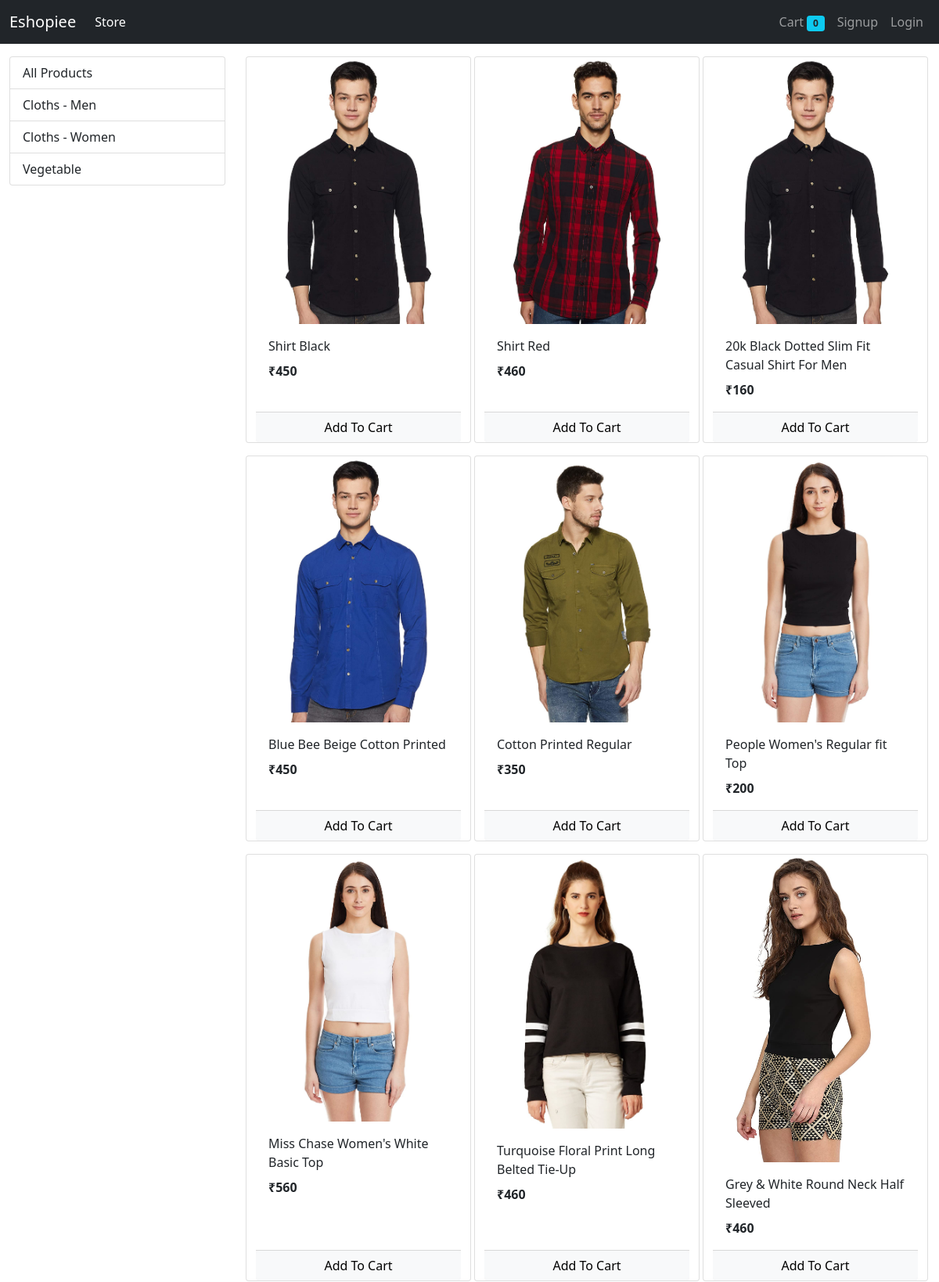
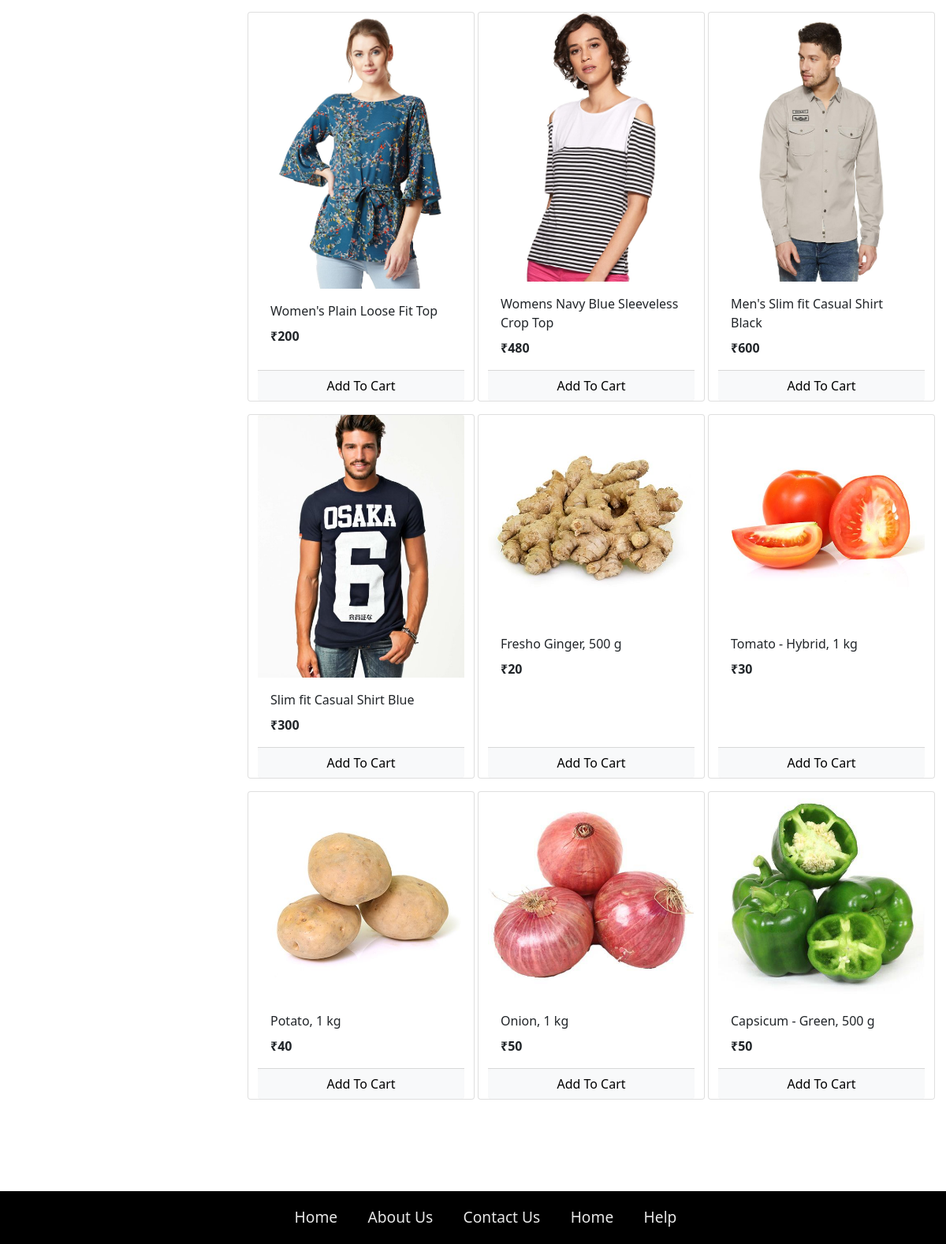
The page / on the database its author committed (2 pictures, top to bottom).
### store/models.py (models this page shows, shortened)
class Category(models.Model):
    name = models.CharField(max_length=50)
    submitted_at = models.DateTimeField(auto_now_add=True)
    updated_at = models.DateTimeField(auto_now=True)
    @staticmethod
    def get_all_categories():
        return Category.objects.all()

class Product(models.Model):
    name = models.CharField(max_length=50)
    price = models.IntegerField(default=0)
    category = models.ForeignKey(Category, on_delete=models.CASCADE, default=1)
    description = models.CharField(max_length=200,default='',blank=True)
    image = models.ImageField(upload_to='products/')
    submitted_at = models.DateTimeField(auto_now_add=True)
    updated_at = models.DateTimeField(auto_now=True)
    @staticmethod
    def get_all_products():
        return Product.objects.all()

### store/views.py (the view, shortened to what this page needs)
# urls.py: path('',Index.as_view(),name='home'),
class Index(View):
    def get(self,request):
        cart = request.session.get('cart')
        if not cart:
            request.session['cart'] = {}
        products =None
        category = Category.get_all_categories
        categoryID = request.GET.get('category')
        if categoryID:
            products = Product.get_all_products_by_categoryid(categoryID)
        else:
            products = Product.get_all_products();
        context = {
            "products":products,
            "category" : category,
        }
        print('you are :' , request.session.get('email'))
        return render(request,'index.html',context)

### store/templatetags/cart.py (called while the page is built)
@register.filter(name='is_in_cart')
def is_in_cart(product,cart):
    keys = cart.keys()
    for id in keys:
        print(id,product.id)
        print(type(id),type(product.id))
        if int(id) == product.id:
            return True
    return False

### store/templatetags/custom_filter.py (called while the page is built)
@register.filter(name='currency')
def currency(number):
    return '₹'+str(number)

### store/templates/index.html (shortened to what this page needs)
{% extends 'base.html' %}
{% block content %}
{% load cart %}
{% load custom_filter %}
<div class="container-fluid mt-3">
<div class="row">
<div class="col-lg-3 mx-auto">
<div class="list-group sticky-top">
  <a href="/" class="list-group-item list-group-item-action ">All Products</a>
  {% for cat in category %}
  <a href="?category={{cat.id}}" class="list-group-item list-group-item-action ">{{cat.name}}</a>
  {% endfor %}
</div>
</div>
 <div id="products" class="col-lg-9 mx-auto">
  <div class="row mx-auto">
    {% for product in products %}
    <div class="card mx-auto mb-3" id={{product.id}} style="width: 18rem;">
      <img class="card-img-top" src="{{product.image.url}}" alt="Card image cap">
      <div class="card-body">
        <p class="card-title">{{product.name}}</p>
        <p class="card-text"><b>{{product.price|currency}}</b></p>
      </div>
<div class="card-footer p-0  no-gutters">
  {% if product|is_in_cart:request.session.cart %}
  <div class="row no-gutters">
    <form action="/#{{product.id}}" class="col-2" method="POST">
      {% csrf_token %}
      <input hidden type="text" name="product" id="" value="{{product.id}}">
      <input hidden type="text" name="remove" id="" value="True">
      <input type="submit" value=" - " class=" btn btn-block btn-secondary">
     </form>
    <div class="text-center col">{{product|cart_quantity:request.session.cart}} in Cart</div>
   <form action="/#{{product.id}}" class="col-2" method="POST">
    {% csrf_token %}
    <input hidden type="text" name="product" id="" value="{{product.id}}">
    <input type="submit" value=" + " class=" btn btn-block btn-secondary">
   </form>
  </div>
{% else %}
  <form action="/#{{product.id}}" method="POST" class="btn-block">
    <input  type="submit" class="float-right btn btn-light form-control" value="Add To Cart">
  </form>
{% endif %}
</div>
    </div>
    {% endfor %}
  </div>
 </div>
</div>
</div>
{% endblock %}

### store/templates/base.html (shortened to what this page needs)
{% load static %}
<!doctype html>
<html lang="en">
  <head>
    <link rel="stylesheet" href="{% static 'css/basebootstrap.min.css' %}">
  </head>
  <body>
<nav class="navbar navbar-expand-lg navbar-dark bg-dark">
    <div class="container-fluid">
      <a class="navbar-brand" href="/">Eshopiee</a>
      <div class="collapse navbar-collapse" id="navbarSupportedContent">
        <ul class="navbar-nav me-auto mb-2 mb-lg-0">
          <li class="nav-item">
            <a class="nav-link active" aria-current="page" href="#">Store</a>
          </li>
        </ul>
        <ul class="navbar-nav my-2 my-lg-0">
          <li class="nav-item">
            <a class="nav-link" aria-current="page" href="/cart">Cart
              <span class="badge bg-info text-dark">{{request.session.cart.keys|length}}</span>
            </a>
          </li>
          {% if  request.session.customer %}
            <li class="nav-item">
              <a class="nav-link" aria-current="page" href="/orders">Orders</a>
            </li>
            <li class="nav-item">
              <a class="nav-link" aria-current="page" href="/logout">Logout</a>
            </li>
           {% else %}
            <li class="nav-item">
            <a class="nav-link " aria-current="page" href="/signup">Signup</a>
          </li>
          <li class="nav-item">
            <a class="nav-link" aria-current="page" href="{% url 'login1' %}">Login</a>
          </li>
           {% endif %}
          </ul>
      </div>
    </div>
  </nav>
{% block content %}
{% endblock content %}
<footer class="sticky-footer">
    <ul>
        <li><a href="">Home</a></li>
        <li><a href="">About Us</a></li>
        <li><a href="{% url 'contact' %}">Contact Us</a></li>
        <li><a href="">Home</a></li>
        <li><a href="">Help</a></li>
    </ul>
</footer>
  </body>
</html>

### store/templates/base.html (style rules this page uses)
.sticky-footer { position: relative; top: 100%; }
footer ul { list-style: none; display: flex; margin: 1em 0; }
footer ul li a { padding: 1em; text-decoration: none; color: rgba(255, 255, 255, 0.904); transition: 100ms; }
footer { width: 100%; background: #000000; color: #fff; display: grid; place-items: center; padding: 0em; font-size: 1.2rem; bottom: -100px; }

### rows shown on the page
Category: name "Cloths - Men"
Category: name "Cloths - Women"
Category: name "Vegetable"
Product: {{ product.id }} 1 (drawn), image (picture), name "Shirt Black", price "₹450"
Product: image (picture), name "Shirt Red", price "₹460"
Product: image (picture), name "20k Black Dotted Slim Fit Casual Shirt For Men", price "₹160"
Product: image (picture), name "Blue Bee Beige Cotton Printed", price "₹450"
Product: image (picture), name "Cotton Printed Regular", price "₹350"
Product: image (picture), name "People Women's Regular fit Top", price "₹200"
Product: image (picture), name "Miss Chase Women's White Basic Top", price "₹560"
Product: image (picture), name "Turquoise Floral Print Long Belted Tie-Up", price "₹460"
Product: image (picture), name "Grey & White Round Neck Half Sleeved", price "₹460"
Product: image (picture), name "Women's Plain Loose Fit Top", price "₹200"
Product: image (picture), name "Womens Navy Blue Sleeveless Crop Top", price "₹480"
Product: image (picture), name "Men's Slim fit Casual Shirt Black", price "₹600"
Product: image (picture), name "Slim fit Casual Shirt Blue", price "₹300"
Product: image (picture), name "Fresho Ginger, 500 g", price "₹20"
Product: image (picture), name "Tomato - Hybrid, 1 kg", price "₹30"
Product: image (picture), name "Potato, 1 kg", price "₹40"
Product: image (picture), name "Onion, 1 kg", price "₹50"
Product: {{ product.id }} 18 (drawn), image (picture), name "Capsicum - Green, 500 g", price "₹50"

### other values the page prints
{{ request.session.cart.keys|length }} "0"
